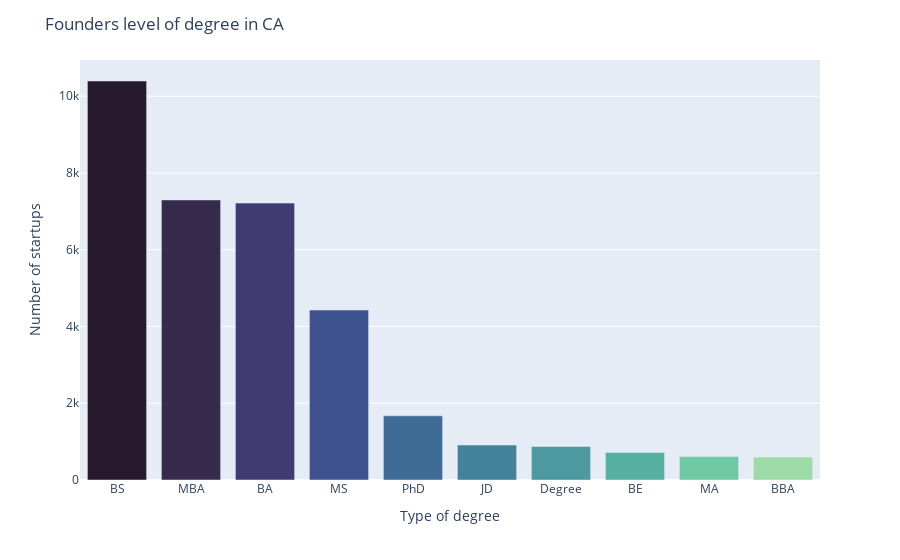

The notebook cell saved with this chart:
### Code cell
degree_counts_CA = founders_CA['degree_type'].value_counts()
degree_counts_CA = pd.DataFrame({'degree_type': degree_counts_CA.index, 'count': degree_counts_CA.values})
df_degree_counts_CA = degree_counts_CA[0:10]

fig = px.bar(df_degree_counts_CA, x='degree_type', y='count')
fig.update_layout(
    title='Founders level of degree in CA',
    xaxis_title='Type of degree',
    yaxis_title='Number of startups'
)
fig.update_traces(marker_color=px.colors.sequential.deep[::-1], width=0.8)

fig.show()

### Figure 1 — Plotly figure (JSON) as saved in the notebook; plotly's stock layout.template omitted (floating-point values rounded to 4 significant figures)
{"data": [{"alignmentgroup": "True", "hovertemplate": "degree_type=%{x}<br>count=%{y}<extra></extra>", "legendgroup": "", "marker": {"color": ["rgb(39, 26, 44)", "rgb(54, 43, 77)", "rgb(64, 60, 115)", "rgb(62, 82, 143)", "rgb(62, 108, 150)", "rgb(68, 130, 155)", "rgb(76, 153, 160)", "rgb(86, 177, 163)", "rgb(111, 201, 163)", "rgb(156, 219, 165)", "rgb(206, 236, 179)", "rgb(253, 253, 204)"], "pattern": {"shape": ""}}, "name": "", "offsetgroup": "", "orientation": "v", "showlegend": false, "textposition": "auto", "type": "bar", "width": 0.8, "x": ["BS", "MBA", "BA", "MS", "PhD", "JD", "Degree", "BE", "MA", "BBA"], "xaxis": "x", "y": [10397, 7298, 7215, 4429, 1672, 911, 871, 719, 610, 597], "yaxis": "y"}], "layout": {"barmode": "relative", "legend": {"tracegroupgap": 0}, "margin": {"t": 60}, "title": {"text": "Founders level of degree in CA"}, "xaxis": {"anchor": "y", "domain": [0, 1], "title": {"text": "Type of degree"}}, "yaxis": {"anchor": "x", "domain": [0, 1], "title": {"text": "Number of startups"}}}}
